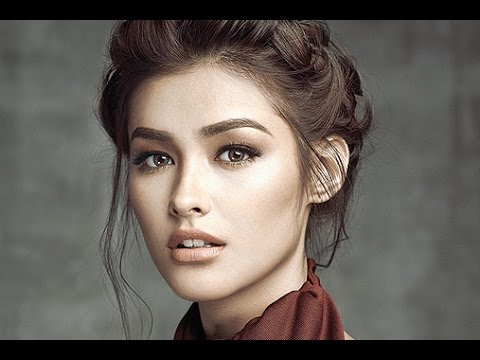
//> input picture Python-work/input.jpg, 480 x 360 px
$ ./GrayScale ../../Python-work/input.jpg   (built with g++ and OpenCV 4)
//> lines starting //> are read from the running program, lines starting //| are printed output that depends on the picture
/*
Created on Thu Apr 11 12:50:34 2019

@author: brijesh Gupta

*/

#include "opencv2/opencv.hpp"
#include "opencv2/imgproc/imgproc.hpp"
#include "opencv2/highgui/highgui.hpp"
#include "opencv2/imgcodecs/imgcodecs.hpp"
#include <iostream>
using namespace std;
using namespace cv;
int main(int argc,char **argv)
{
	Mat image;
	Mat gray_image,hsv;
	image = imread( argv[1], 1 );
//> image is the input picture: 360 rows x 480 cols, CV_8UC3; mean B, G, R 90.3, 96.8, 104.8
	//absdiff(img2,img1,diff);
	cvtColor(image,gray_image,COLOR_BGR2GRAY);
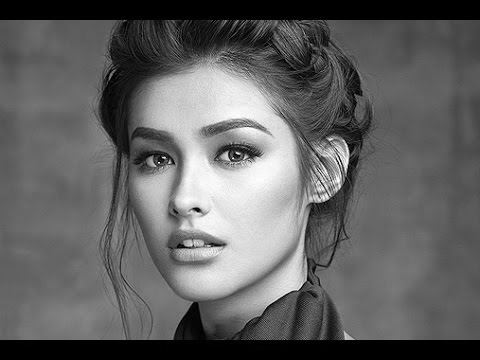
//> gray_image: 360 rows x 480 cols, CV_8UC1; min 0, max 253, mean 98.5
	cvtColor(image, hsv, COLOR_BGR2HSV);
//> hsv: 360 rows x 480 cols, CV_8UC3; mean H, S, V 30.8, 40.5, 105.6
	imwrite( "hsv.jpg", hsv);
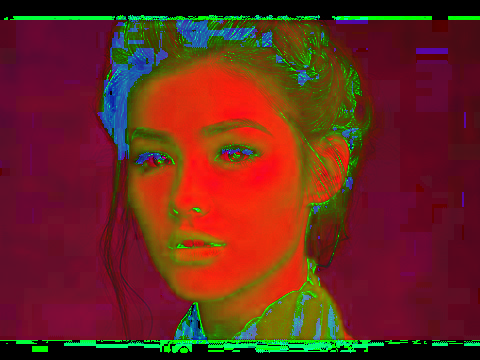
//> saved as hsv.jpg: 360 rows x 480 cols, CV_8UC3; mean B, G, R 30.8, 40.5, 105.6
	namedWindow("Grayimage",WINDOW_NORMAL);
	imshow( "Grayimage", gray_image );
	imshow("hsv",hsv);
	waitKey(0);
	return 0;
}

$ run again, on Python-work/nawaj.jpg
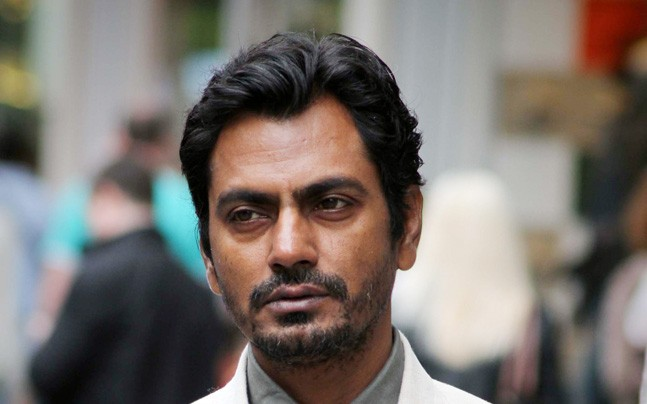
//> input picture Python-work/nawaj.jpg, 647 x 404 px
//> image is the input picture: 404 rows x 647 cols, CV_8UC3; mean B, G, R 108, 113.4, 120.9
//> `cvtColor(image,gray_image,COLOR_BGR2GRAY);`:
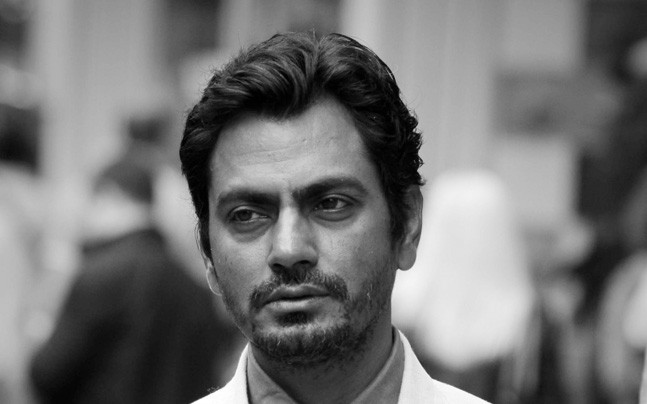
//> gray_image: 404 rows x 647 cols, CV_8UC1; min 0, max 255, mean 115
//> hsv: 404 rows x 647 cols, CV_8UC3; mean H, S, V 51.7, 54.5, 126.2
//> `imwrite( "hsv.jpg", hsv);`:
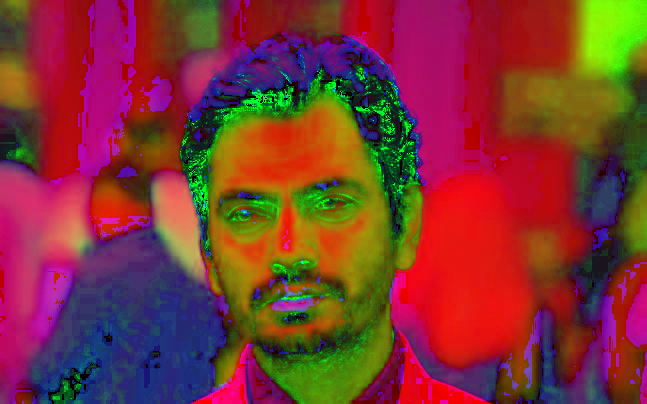
//> saved as hsv.jpg: 404 rows x 647 cols, CV_8UC3; mean B, G, R 51.7, 54.5, 126.2
